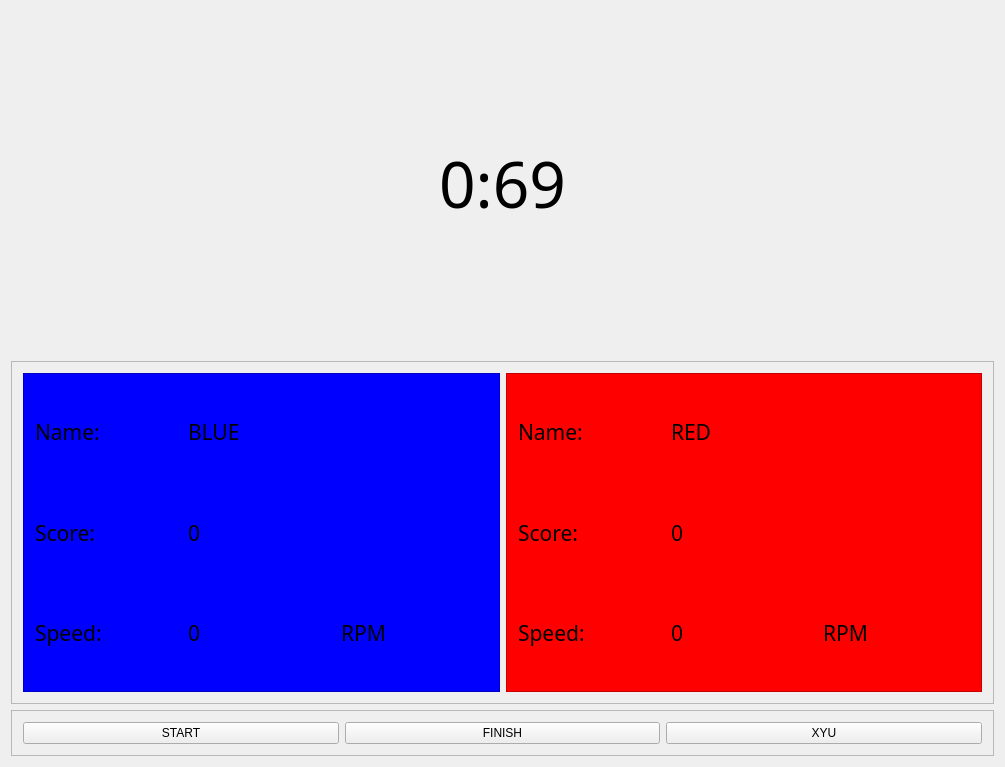
<?xml version="1.0" encoding="UTF-8"?>
<ui version="4.0">
 <class>RaceWindow</class>
 <widget class="QMainWindow" name="RaceWindow">
  <property name="geometry">
   <rect>
    <x>0</x>
    <y>0</y>
    <width>1005</width>
    <height>767</height>
   </rect>
  </property>
  <property name="windowTitle">
   <string>VismutinPrototypeModule | Висмутин Прототип</string>
  </property>
  <widget class="QWidget" name="centralWidget">
   <property name="sizePolicy">
    <sizepolicy hsizetype="Expanding" vsizetype="Expanding">
     <horstretch>0</horstretch>
     <verstretch>0</verstretch>
    </sizepolicy>
   </property>
   <layout class="QVBoxLayout" name="verticalLayout_8">
    <item>
     <widget class="QLabel" name="label">
      <property name="font">
       <font>
        <family>IBM 3270</family>
        <pointsize>48</pointsize>
       </font>
      </property>
      <property name="text">
       <string>0:69</string>
      </property>
      <property name="alignment">
       <set>Qt::AlignCenter</set>
      </property>
     </widget>
    </item>
    <item>
     <widget class="QFrame" name="frame">
      <property name="frameShape">
       <enum>QFrame::StyledPanel</enum>
      </property>
      <property name="frameShadow">
       <enum>QFrame::Raised</enum>
      </property>
      <layout class="QHBoxLayout" name="horizontalLayout">
       <item>
        <widget class="QFrame" name="frame_2">
         <property name="autoFillBackground">
          <bool>false</bool>
         </property>
         <property name="styleSheet">
          <string notr="true">background: blue;</string>
         </property>
         <property name="frameShape">
          <enum>QFrame::StyledPanel</enum>
         </property>
         <property name="frameShadow">
          <enum>QFrame::Raised</enum>
         </property>
         <layout class="QGridLayout" name="gridLayout">
          <item row="1" column="0">
           <widget class="QLabel" name="label_2">
            <property name="font">
             <font>
              <family>IBM 3270</family>
              <pointsize>16</pointsize>
              <weight>50</weight>
              <bold>false</bold>
             </font>
            </property>
            <property name="text">
             <string>Score:</string>
            </property>
            <property name="textFormat">
             <enum>Qt::PlainText</enum>
            </property>
           </widget>
          </item>
          <item row="0" column="3" colspan="2">
           <widget class="QLabel" name="label_14">
            <property name="font">
             <font>
              <family>IBM 3270</family>
              <pointsize>16</pointsize>
             </font>
            </property>
            <property name="text">
             <string>BLUE</string>
            </property>
           </widget>
          </item>
          <item row="2" column="4">
           <widget class="QLabel" name="label_6">
            <property name="font">
             <font>
              <family>IBM 3270</family>
              <pointsize>16</pointsize>
             </font>
            </property>
            <property name="text">
             <string>RPM</string>
            </property>
           </widget>
          </item>
          <item row="2" column="0">
           <widget class="QLabel" name="label_4">
            <property name="font">
             <font>
              <family>IBM 3270</family>
              <pointsize>16</pointsize>
             </font>
            </property>
            <property name="text">
             <string>Speed:</string>
            </property>
           </widget>
          </item>
          <item row="1" column="3" colspan="2">
           <widget class="QLabel" name="labelBlueScore">
            <property name="font">
             <font>
              <family>IBM 3270</family>
              <pointsize>16</pointsize>
             </font>
            </property>
            <property name="text">
             <string>0</string>
            </property>
           </widget>
          </item>
          <item row="2" column="3">
           <widget class="QLabel" name="labelBlueRPM">
            <property name="sizePolicy">
             <sizepolicy hsizetype="Preferred" vsizetype="Preferred">
              <horstretch>0</horstretch>
              <verstretch>0</verstretch>
             </sizepolicy>
            </property>
            <property name="font">
             <font>
              <family>IBM 3270</family>
              <pointsize>16</pointsize>
             </font>
            </property>
            <property name="text">
             <string>0</string>
            </property>
           </widget>
          </item>
          <item row="0" column="0">
           <widget class="QLabel" name="label_12">
            <property name="font">
             <font>
              <family>IBM 3270</family>
              <pointsize>16</pointsize>
             </font>
            </property>
            <property name="text">
             <string>Name:</string>
            </property>
           </widget>
          </item>
         </layout>
        </widget>
       </item>
       <item>
        <widget class="QFrame" name="frame_3">
         <property name="styleSheet">
          <string notr="true">background: red;
</string>
         </property>
         <property name="frameShape">
          <enum>QFrame::StyledPanel</enum>
         </property>
         <property name="frameShadow">
          <enum>QFrame::Raised</enum>
         </property>
         <layout class="QGridLayout" name="gridLayout_2">
          <item row="2" column="2">
           <widget class="QLabel" name="label_7">
            <property name="font">
             <font>
              <family>IBM 3270</family>
              <pointsize>16</pointsize>
             </font>
            </property>
            <property name="text">
             <string>RPM</string>
            </property>
           </widget>
          </item>
          <item row="1" column="0">
           <widget class="QLabel" name="label_8">
            <property name="font">
             <font>
              <family>IBM 3270</family>
              <pointsize>16</pointsize>
              <weight>50</weight>
              <bold>false</bold>
             </font>
            </property>
            <property name="text">
             <string>Score:</string>
            </property>
            <property name="textFormat">
             <enum>Qt::PlainText</enum>
            </property>
           </widget>
          </item>
          <item row="1" column="1" colspan="2">
           <widget class="QLabel" name="labelRedScore">
            <property name="font">
             <font>
              <family>IBM 3270</family>
              <pointsize>16</pointsize>
             </font>
            </property>
            <property name="text">
             <string>0</string>
            </property>
           </widget>
          </item>
          <item row="2" column="0">
           <widget class="QLabel" name="label_10">
            <property name="font">
             <font>
              <family>IBM 3270</family>
              <pointsize>16</pointsize>
             </font>
            </property>
            <property name="text">
             <string>Speed:</string>
            </property>
           </widget>
          </item>
          <item row="2" column="1">
           <widget class="QLabel" name="label_11">
            <property name="font">
             <font>
              <family>IBM 3270</family>
              <pointsize>16</pointsize>
             </font>
            </property>
            <property name="text">
             <string>0</string>
            </property>
           </widget>
          </item>
          <item row="0" column="0">
           <widget class="QLabel" name="label_13">
            <property name="font">
             <font>
              <family>IBM 3270</family>
              <pointsize>16</pointsize>
             </font>
            </property>
            <property name="text">
             <string>Name:</string>
            </property>
           </widget>
          </item>
          <item row="0" column="1" colspan="2">
           <widget class="QLabel" name="label_15">
            <property name="font">
             <font>
              <family>IBM 3270</family>
              <pointsize>16</pointsize>
             </font>
            </property>
            <property name="text">
             <string>RED</string>
            </property>
           </widget>
          </item>
         </layout>
        </widget>
       </item>
      </layout>
     </widget>
    </item>
    <item>
     <widget class="QFrame" name="frame_4">
      <property name="sizePolicy">
       <sizepolicy hsizetype="Preferred" vsizetype="Fixed">
        <horstretch>0</horstretch>
        <verstretch>0</verstretch>
       </sizepolicy>
      </property>
      <property name="frameShape">
       <enum>QFrame::StyledPanel</enum>
      </property>
      <property name="frameShadow">
       <enum>QFrame::Raised</enum>
      </property>
      <layout class="QHBoxLayout" name="horizontalLayout_2">
       <item>
        <widget class="QPushButton" name="pushButtonStart">
         <property name="text">
          <string>START</string>
         </property>
        </widget>
       </item>
       <item>
        <widget class="QPushButton" name="pushButtonFinish">
         <property name="text">
          <string>FINISH</string>
         </property>
        </widget>
       </item>
       <item>
        <widget class="QPushButton" name="pushButton_3">
         <property name="text">
          <string>XYU</string>
         </property>
        </widget>
       </item>
      </layout>
     </widget>
    </item>
   </layout>
  </widget>
  <action name="actionQuit">
   <property name="text">
    <string>Выход</string>
   </property>
  </action>
  <action name="actionSettings">
   <property name="text">
    <string>Настройки</string>
   </property>
  </action>
  <action name="actionOpen">
   <property name="text">
    <string>Открыть</string>
   </property>
  </action>
 </widget>
 <layoutdefault spacing="6" margin="11"/>
 <resources/>
 <connections/>
</ui>
